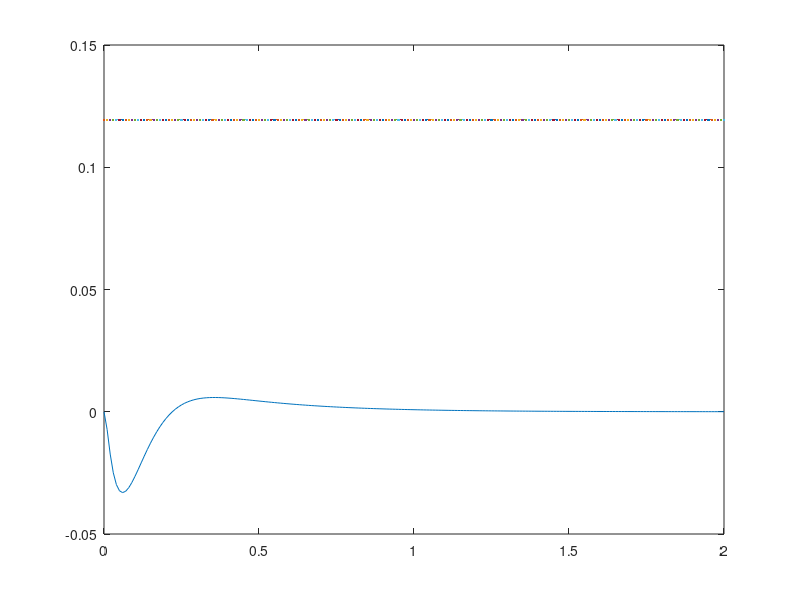

Reproduce this figure in MATLAB.
L0 = 0.12;
L1 = 0.12;
g = 9.81;
m0 = 0.10;
m1 = 0.10;
Lmass = 0.5*L1;
I = (1/3)*m0*L0^2;
J = (1/12)*m1*L1^2;
A = [0 1                           0                         0;
     0 0    -g*m1^2*Lmass^2*L0/(I*(J+m1*Lmass^2)+J*m1*L0^2)  0;
     0 0                           0                         1;
     0 0 (I+m1*L0^2)*m1*Lmass*g/(I*(J+m1*Lmass^2)+J*m1*L0^2) 0];
 
B = [                      0;
    (J+m1*Lmass^2)/(I*(J+m1*Lmass^2)+J*m1*L0^2);
                           0;
    -(m1*Lmass*L0)/(I*(J+m1*Lmass^2)+J*m1*L0^2)];

C = [0 0 1 0];
D = [0];

sys = ss(A,B,C,D);

p1 = -16+5j;
p2 = -16-5j;
p3 = -.2*16.7417;
p4 = -160.7417;

K = place(A,B,[p1 p2 p3 p4]);
sys_cl = ss(A-B*K,B,C,0);
tf = ss2tf((A-B*K),B,C,D)

t = 0:0.01:2;
u = zeros(size(t));
x0 = [0.1 0.1 0 0];
[y,t,x] = lsim(sys_cl,u,t,x0);
plot(t,y,t,x(4))
%display poles
eig(A)